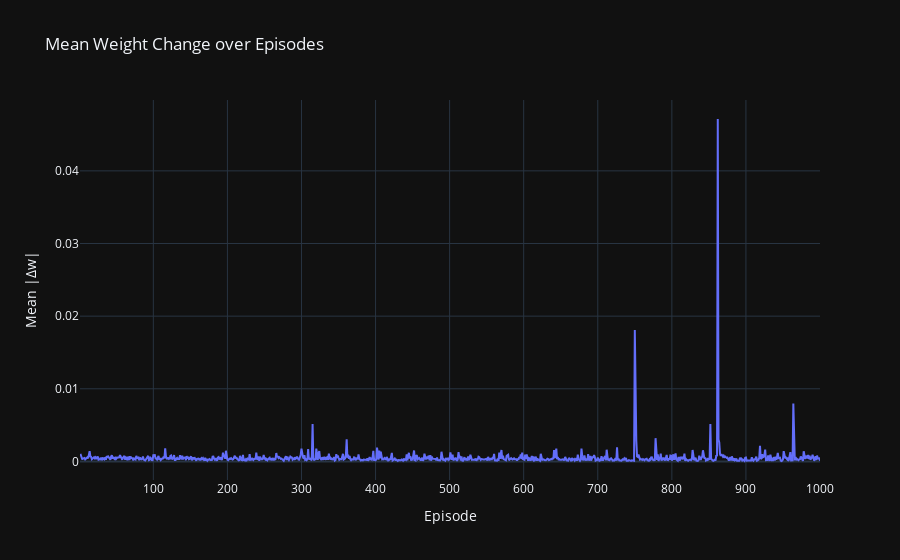
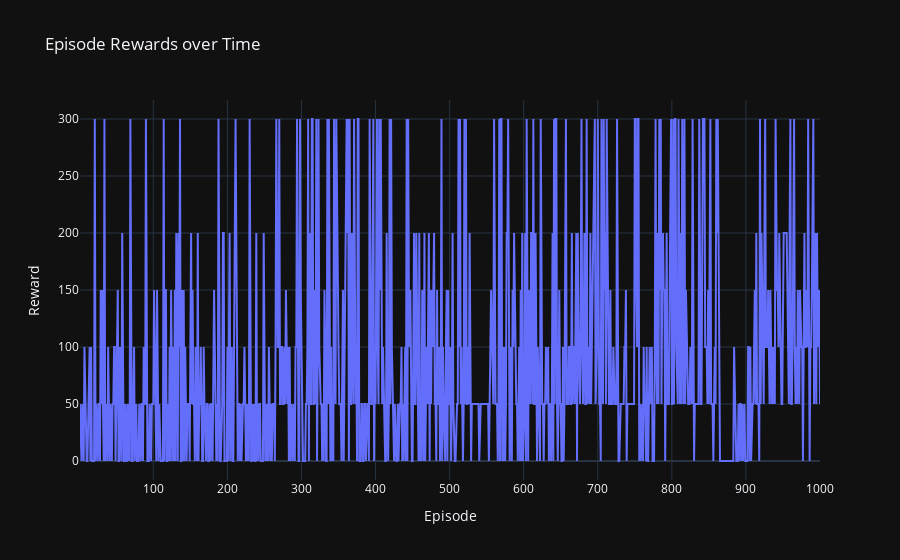
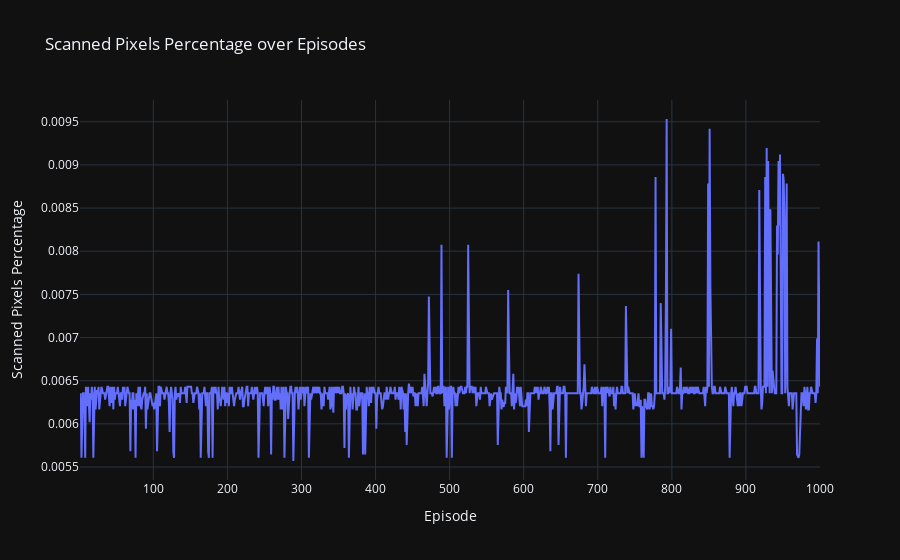
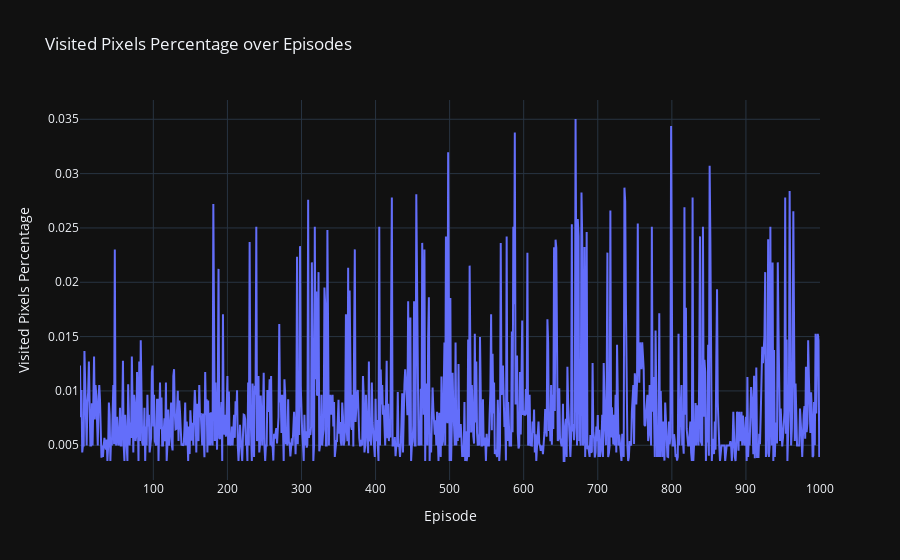

The notebook cell saved with these charts, in order:
### Code cell
epsilon_min = 0.1

trainer = Trainer(epsilon_min=0.05, epsilon_decay_fraction=0.95, initial_epsilon=1.0)
agent = trainer.train_if_needed(agent, env, class_name=CLASS_NAME, n_episodes=1000)

env.close()

### Figure 1 — Plotly figure (JSON) as saved in the notebook; plotly's stock layout.template omitted (floating-point values rounded to 4 significant figures; data arrays with more than 128 entries replaced by an {"elided": "..."} marker saying what was removed)
{"data": [{"hovertemplate": "Episode=%{x}<br>Mean |Δw|=%{y}<extra></extra>", "legendgroup": "", "line": {"color": "#636efa", "dash": "solid"}, "marker": {"symbol": "circle"}, "mode": "lines", "name": "", "orientation": "v", "showlegend": false, "x": {"elided": "1000 int values"}, "xaxis": "x", "y": {"elided": "1000 float values"}, "yaxis": "y", "type": "scatter"}], "layout": {"xaxis": {"anchor": "y", "domain": [0.0, 1.0], "title": {"text": "Episode"}}, "yaxis": {"anchor": "x", "domain": [0.0, 1.0], "title": {"text": "Mean |Δw|"}}, "legend": {"tracegroupgap": 0}, "title": {"text": "Mean Weight Change over Episodes"}}}

### Figure 2 — Plotly figure (JSON) as saved in the notebook; plotly's stock layout.template omitted (floating-point values rounded to 4 significant figures; data arrays with more than 128 entries replaced by an {"elided": "..."} marker saying what was removed)
{"data": [{"hovertemplate": "Episode=%{x}<br>Reward=%{y}<extra></extra>", "legendgroup": "", "line": {"color": "#636efa", "dash": "solid"}, "marker": {"symbol": "circle"}, "mode": "lines", "name": "", "orientation": "v", "showlegend": false, "x": {"elided": "1000 int values"}, "xaxis": "x", "y": {"elided": "1000 float values"}, "yaxis": "y", "type": "scatter"}], "layout": {"xaxis": {"anchor": "y", "domain": [0.0, 1.0], "title": {"text": "Episode"}}, "yaxis": {"anchor": "x", "domain": [0.0, 1.0], "title": {"text": "Reward"}}, "legend": {"tracegroupgap": 0}, "title": {"text": "Episode Rewards over Time"}}}

### Figure 3 — Plotly figure (JSON) as saved in the notebook; plotly's stock layout.template omitted (floating-point values rounded to 4 significant figures; data arrays with more than 128 entries replaced by an {"elided": "..."} marker saying what was removed)
{"data": [{"hovertemplate": "Episode=%{x}<br>Scanned Pixels Percentage=%{y}<extra></extra>", "legendgroup": "", "line": {"color": "#636efa", "dash": "solid"}, "marker": {"symbol": "circle"}, "mode": "lines", "name": "", "orientation": "v", "showlegend": false, "x": {"elided": "1000 int values"}, "xaxis": "x", "y": {"elided": "1000 float values"}, "yaxis": "y", "type": "scatter"}], "layout": {"xaxis": {"anchor": "y", "domain": [0.0, 1.0], "title": {"text": "Episode"}}, "yaxis": {"anchor": "x", "domain": [0.0, 1.0], "title": {"text": "Scanned Pixels Percentage"}}, "legend": {"tracegroupgap": 0}, "title": {"text": "Scanned Pixels Percentage over Episodes"}}}

### Figure 4 — Plotly figure (JSON) as saved in the notebook; plotly's stock layout.template omitted (floating-point values rounded to 4 significant figures; data arrays with more than 128 entries replaced by an {"elided": "..."} marker saying what was removed)
{"data": [{"hovertemplate": "Episode=%{x}<br>Visited Pixels Percentage=%{y}<extra></extra>", "legendgroup": "", "line": {"color": "#636efa", "dash": "solid"}, "marker": {"symbol": "circle"}, "mode": "lines", "name": "", "orientation": "v", "showlegend": false, "x": {"elided": "1000 int values"}, "xaxis": "x", "y": {"elided": "1000 float values"}, "yaxis": "y", "type": "scatter"}], "layout": {"xaxis": {"anchor": "y", "domain": [0.0, 1.0], "title": {"text": "Episode"}}, "yaxis": {"anchor": "x", "domain": [0.0, 1.0], "title": {"text": "Visited Pixels Percentage"}}, "legend": {"tracegroupgap": 0}, "title": {"text": "Visited Pixels Percentage over Episodes"}}}
